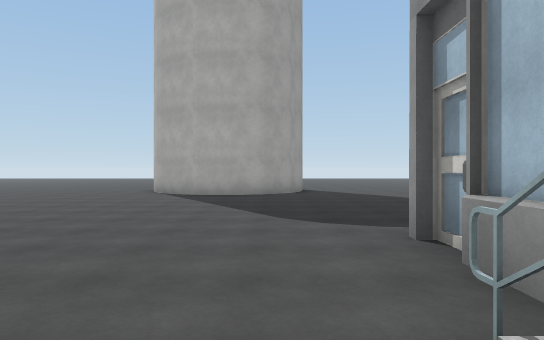
view 1 (above)

24 first-person views from a walk through a Unity game level. The camera is 1.4 m above the floor, looks level and sees 70° across. The floor is counted in squares, 2 m on a side. Each view is taken from the middle of a square. On the plan, view 1 faces up. The plan holds only what a view shows up to about 11 squares ahead; the rest is blank. The place goes on beyond the plan. The player character is not drawn. Surface patterns are stand-ins for the level's own textures.

view 2
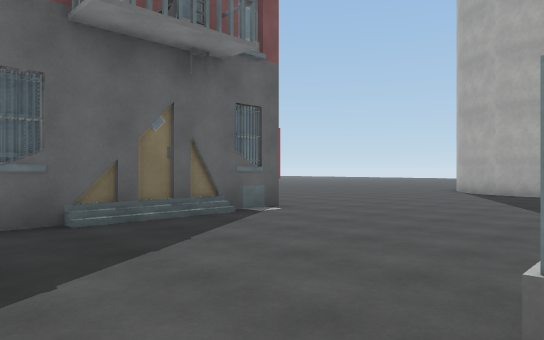

view 3
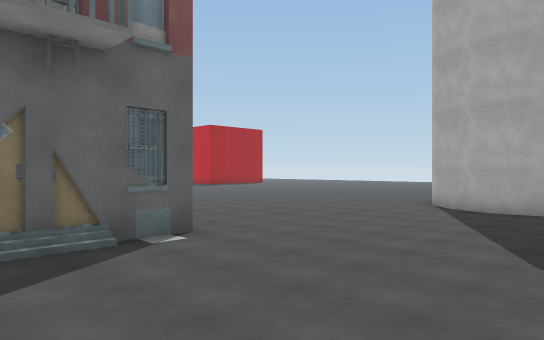

view 4
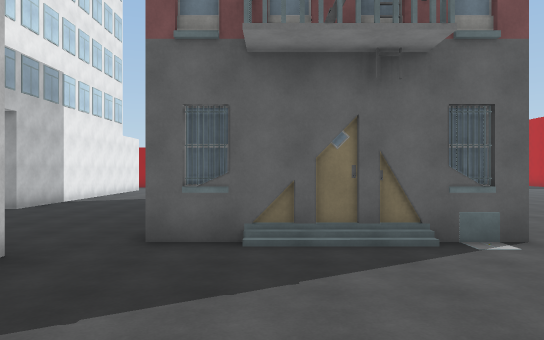

view 5
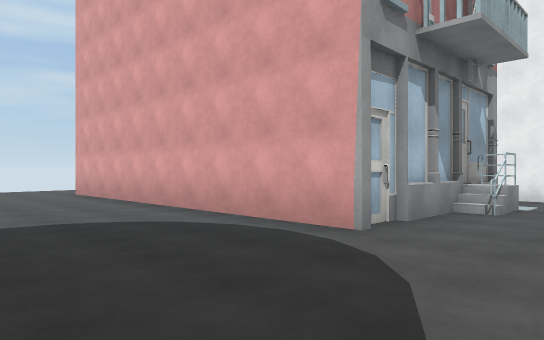

view 6
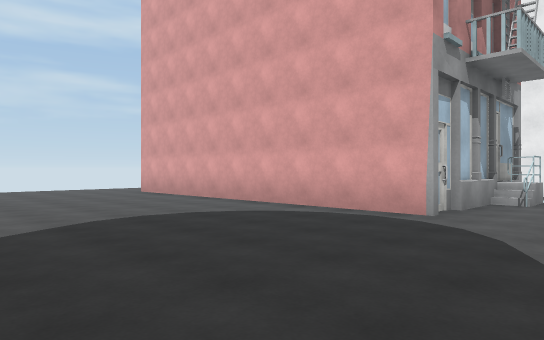

view 7
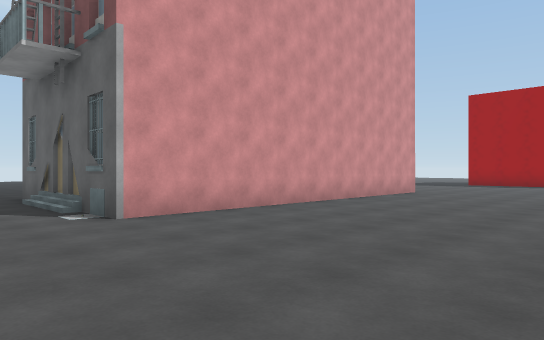

view 8
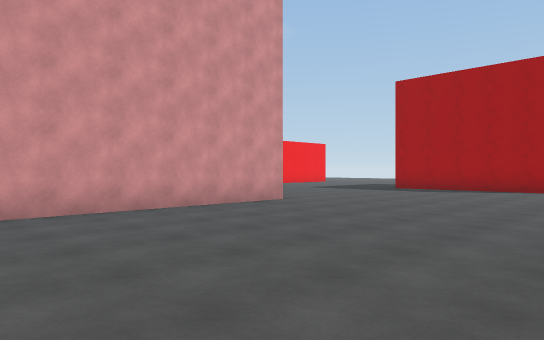

view 9
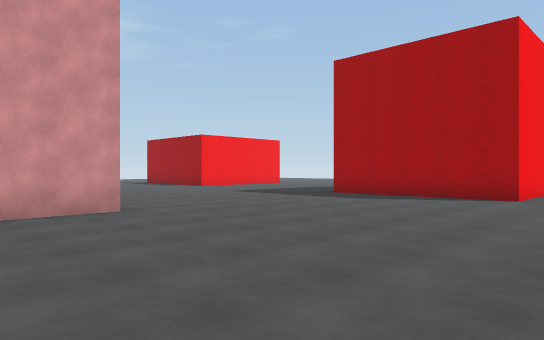

view 10
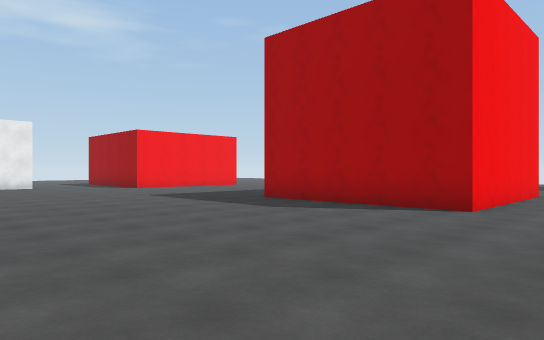

view 11
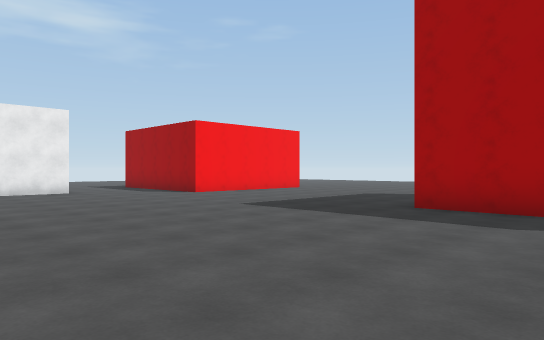

view 12
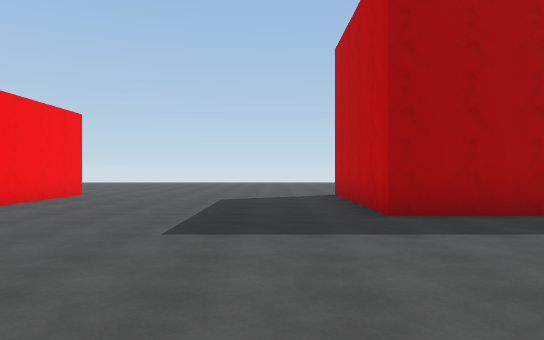

view 13
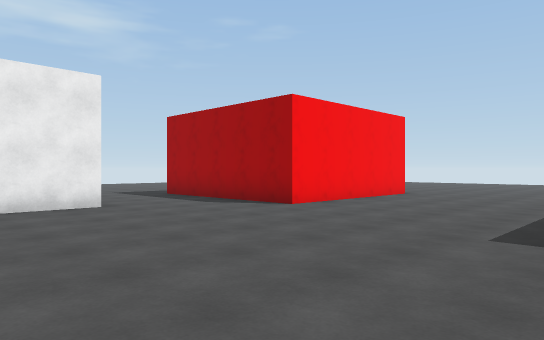

view 14
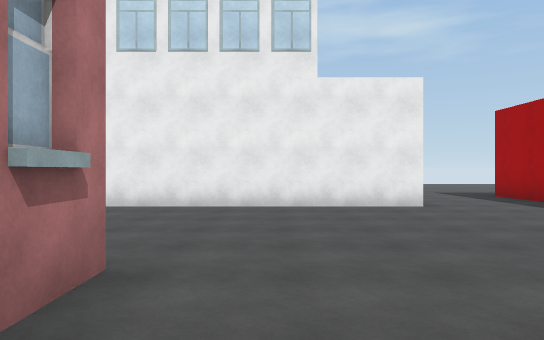

view 15
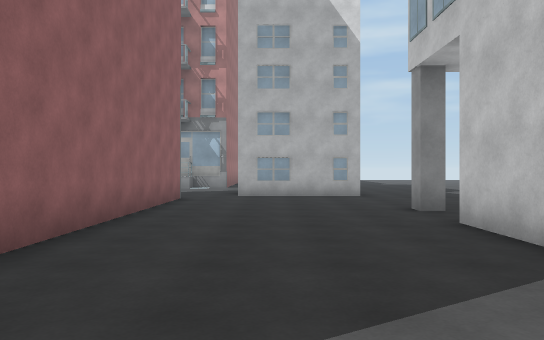

view 16
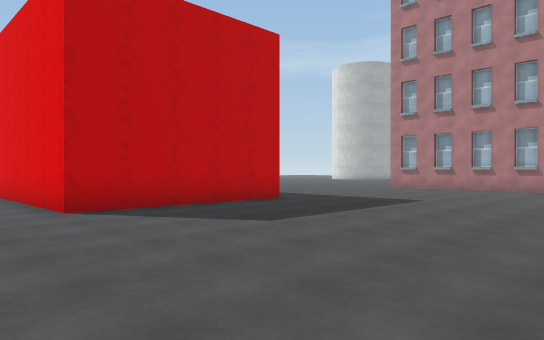

view 17
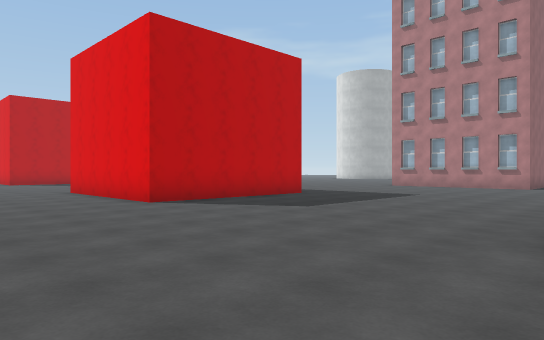

view 18
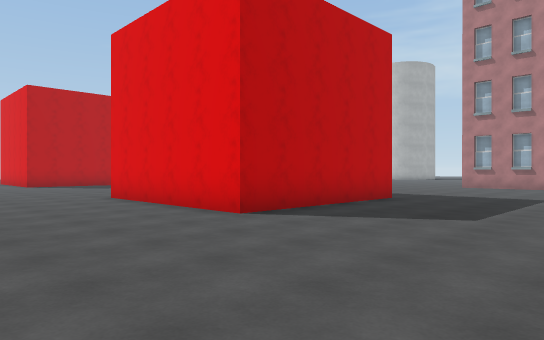

view 19
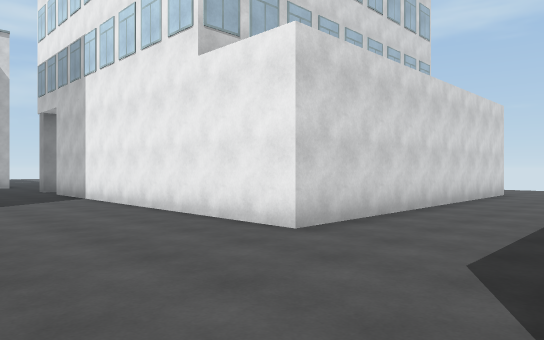

view 20
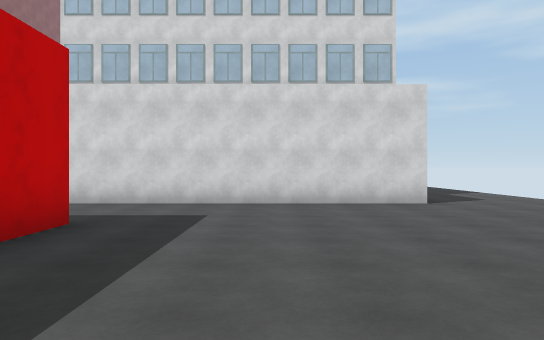

view 21
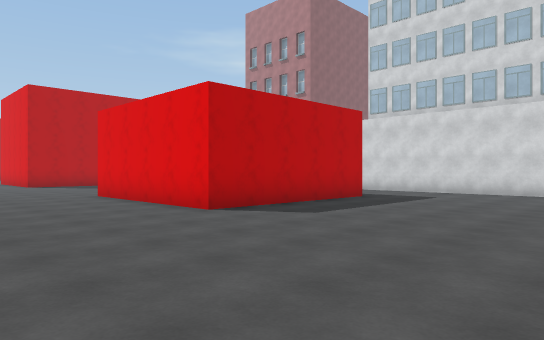

view 22
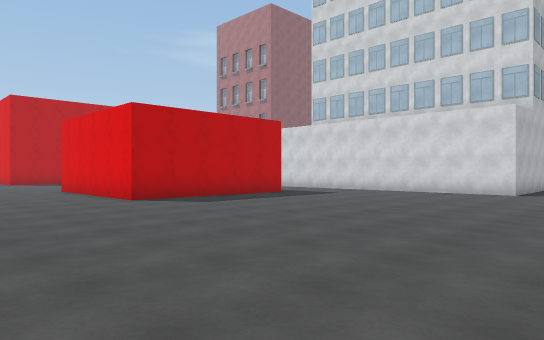

view 23
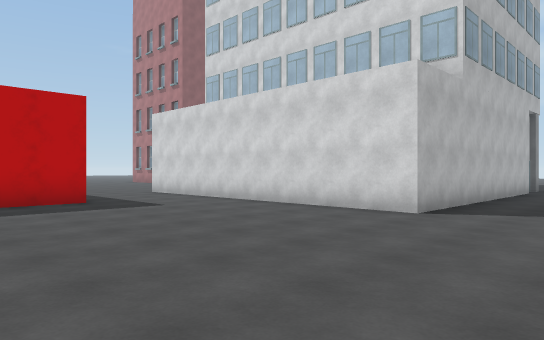

view 24
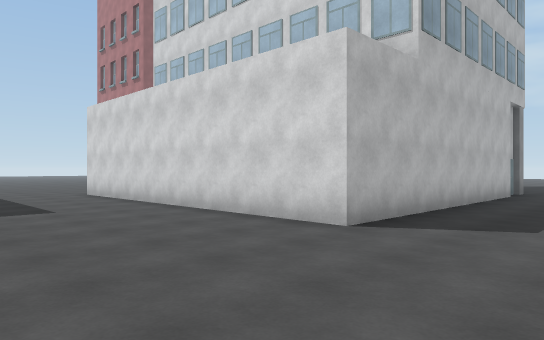

### Floor plan
Key: @ floor where view 1 was taken; # wall or solid block; . floor; / step, stairs or slope; O other object.
Columns run from 30 left of view 1 to 11 right of it. Each row starts with its distance up from view 1.
 11   ..         .. .. ... .....##....
 10   ...   ..........................
  9   ....................................
  8   ..######................................
  7  ...#    #................................
  6  ...#    #................................
  5  ...#    #................................
  4  ...######......O#########......##########
  3  ...............         #......#
  2 ................         #......#        O
  1 ................O        #...../#        O
  0  ...............O        #....@/#
 -1 ................. ............ .#
 -2 ...........................#   #
 -3  ..........................#
 -4 . ..######.................#
 -5   ..#    #.................#
 -6  ...#    #..####     O.O....
 -7  ...#    #..#           ....
 -8  ...######..#             ..
 -9  ...........#
-10  ...........#
-11 ............#
-12 ............#
-13  ...........#
-14 ............###OOOOOOO
-15 .....................
-16  ................
-17 . ..  . ........

Where each view was taken, in squares from view 1:
view 1: 0 up, 0 right, facing up
view 2: 1 down, 1 right, facing up-left
view 3: 1 up, 1 right, facing up-left
view 4: 1 up, 1 right, facing left
view 5: 8 up, 1 left, facing down-right
view 6: 10 up, 1 left, facing down-right
view 7: 10 up, 2 left, facing down-left
view 8: 11 up, 7 left, facing down-left
view 9: 11 up, 11 left, facing down-left
view 10: 11 up, 14 left, facing down-left
view 11: 7 up, 14 left, facing down-left
view 12: 2 up, 15 left, facing left
view 13: 2 up, 15 left, facing down-left
view 14: 2 up, 15 left, facing down
view 15: 3 down, 14 left, facing right
view 16: 3 down, 28 left, facing up-right
view 17: 4 down, 30 left, facing up-right
view 18: 1 down, 30 left, facing up-right
view 19: 2 down, 21 left, facing down-right
view 20: 11 down, 26 left, facing right
view 21: 14 down, 30 left, facing up-right
view 22: 17 down, 30 left, facing up-right
view 23: 17 down, 24 left, facing up-right
view 24: 17 down, 22 left, facing up-right
